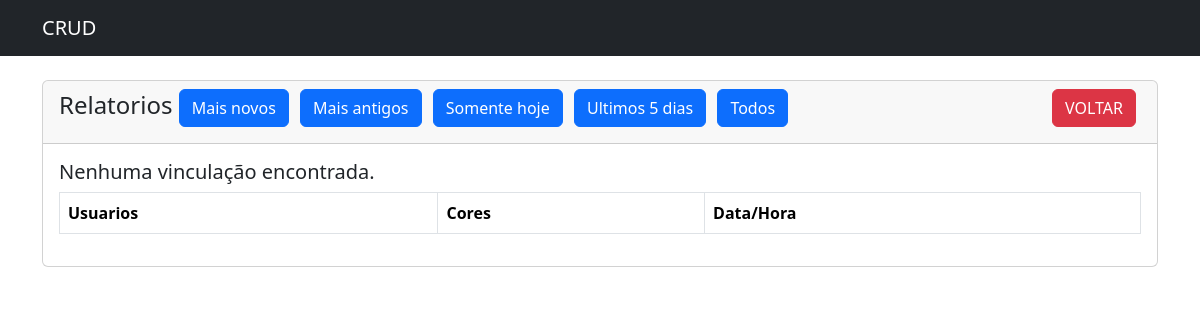
The app's page /ultimos/ultimos_vinculados.php, older data.
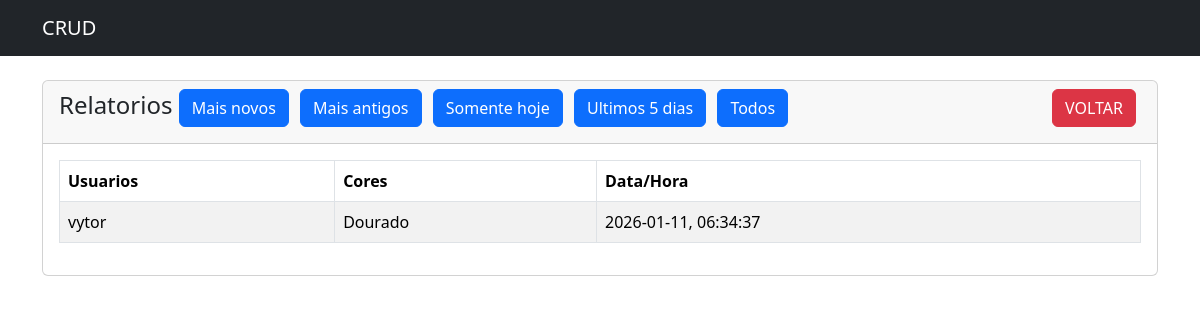
The same page, newer data.
### tables this page shows
CREATE TABLE user_colors(
    user_id int NOT NULL,
    color_id int NOT NULL
, created_at timestamp);

CREATE TABLE users(
    id INTEGER PRIMARY KEY,
    name varchar(100) NOT NULL,
    email varchar(100) NOT NULL
);

### ultimos/ultimos_vinculados.php (the view, shortened to what this page needs)
<?php
$connection = new Connection();
$pdo = $connection->getConnection();
?>
<!doctype html>
<html lang="en">
<head>
    <link href="https://cdn.jsdelivr.net/npm/bootstrap@5.3.8/dist/css/bootstrap.min.css" rel="stylesheet"
>
</head>
<body>
    <?php include('../navbar.php'); ?>
    <div class="container mt-4">
        <div class="row">
            <div class="col-md-12">
                <div class="card">
                    <div class="card-header">
                        <h4>Relatorios
                            <a href="../index.php" class="btn btn-danger float-end" style="margin-right: 5px;">VOLTAR</a>
                            <a href="ultimos_vinculados.php?filtro=todos&ordem=DESC" class="btn btn-primary float" style="margin-right: 5px;">Mais novos</a>
                            <a href="ultimos_vinculados.php?filtro=todos&ordem=ASC" class="btn btn-primary float" style="margin-right: 5px;">Mais antigos</a>
                            <a href="ultimos_vinculados.php?filtro=um_dia&ordem=DESC" class="btn btn-primary float" style="margin-right: 5px;">Somente hoje</a>
                            <a href="ultimos_vinculados.php?filtro=cinco_dias&ordem=DESC" class="btn btn-primary float" style="margin-right: 5px;">Ultimos 5 dias</a>
                            <a href="ultimos_vinculados.php?filtro=todos&ordem=DESC" class="btn btn-primary float" style="margin-right: 5px;">Todos</a>
                        </h4>
                    </div>
                    <div class="card-body">
                        <table class="table table-bordered table-striped">
                            <thead>
                                <tr>
                                    <th>Usuarios</th>
                                    <th>Cores</th>
                                    <th>Data/Hora</th>
                                </tr>
                            </thead>
                            <tbody>
                                <?php
                                $ordem = $_GET['ordem'] ?? 'DESC';
                                $sql = "SELECT * FROM user_colors WHERE 1=1";
                                $sql .= " ORDER BY created_at $ordem";
                                $stmt = $pdo->prepare($sql);
                                $stmt->execute();
                                $vinculos = $stmt->fetchAll(PDO::FETCH_ASSOC);
                                if (count($vinculos) > 0) {
                                    foreach ($vinculos as $vinculo) {
                                        $stmt_user = $pdo->prepare("SELECT name FROM users WHERE id = :user_id");
                                        $stmt_user->execute([':user_id' => $vinculo['user_id']]);
                                        $usuario = $stmt_user->fetch(PDO::FETCH_ASSOC);
                                        $nome_usuario = $usuario ? $usuario['name'] : 'Usuário não encontrado';
                                        $color_ids = array_filter(array_map('trim', explode(',', $vinculo['color_id'])));
                                        $cores_nomes = [];
                                        foreach ($color_ids as $color_id) {
                                            $stmt_color = $pdo->prepare("SELECT name FROM colors WHERE id = :color_id");
                                            $stmt_color->execute([':color_id' => $color_id]);
                                            $cor = $stmt_color->fetch(PDO::FETCH_ASSOC);
                                            if ($cor) {
                                                $cores_nomes[] = $cor['name'];
                                            }
                                        }
                                        $cores_texto = !empty($cores_nomes) ? implode(', ', $cores_nomes) : 'Nenhuma cor';
                                        ?>
                                        <tr>
                                            <td><?= $nome_usuario ?></td>
                                            <td><?= $cores_texto ?></td>
                                            <td><?= $vinculo['created_at'] ?></td>
                                        </tr>
                                    <?php }
                                } else {
                                    echo "<h5>Nenhuma vinculação encontrada.</h5>";
                                } ?>
                            </tbody>
                        </table>
                    </div>
                </div>
            </div>
        </div>
    </div>
</body>
</html>

Row changes from the older to the newer data that the page shows:
added user_colors: user.name "vytor", cores_texto "Dourado", created_at "2026-01-11, 06:34:37"
Text that changed along with them:
text no longer shown: "Nenhuma vinculação encontrada."
